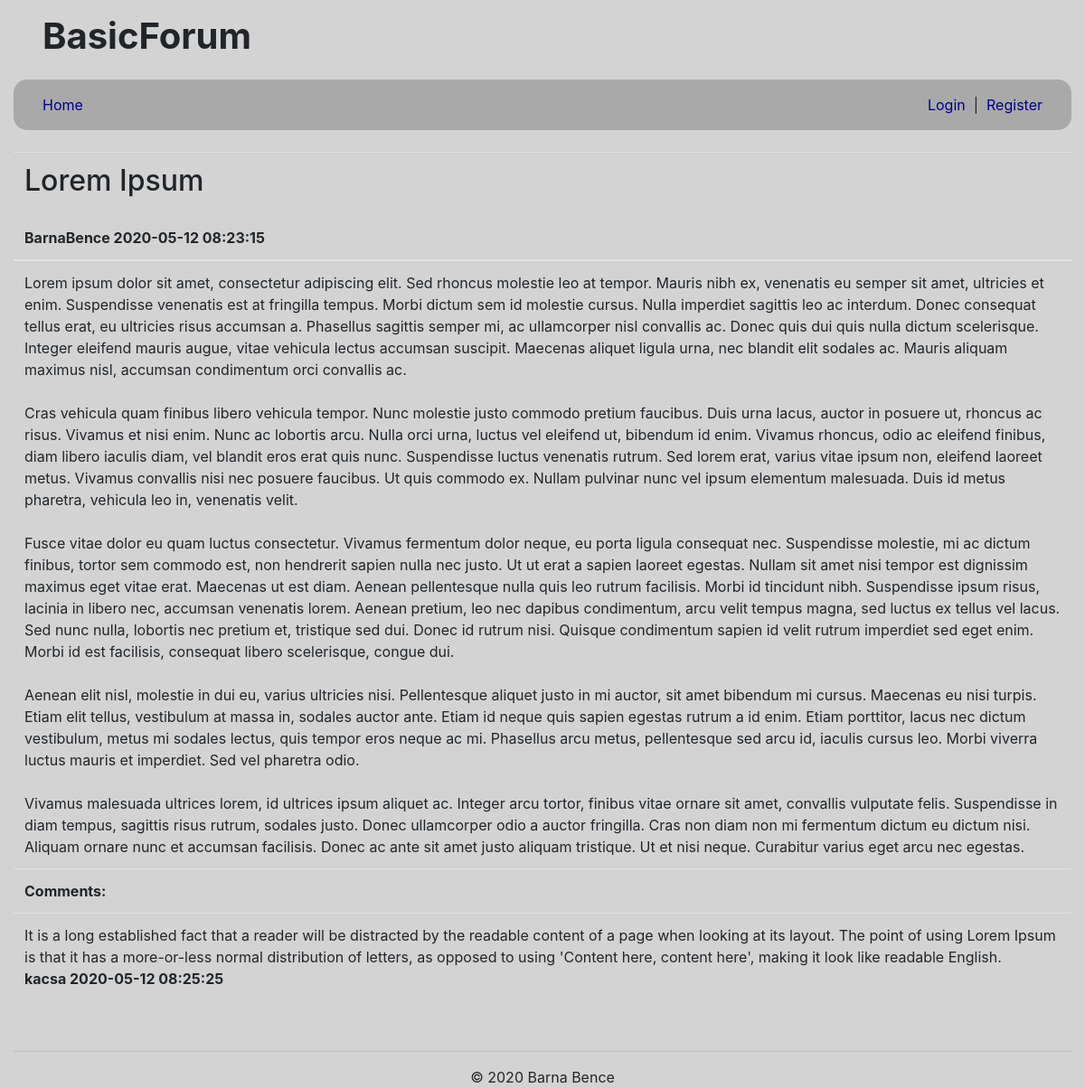
The app's page /index.php?P=open_thread&o=6 with its own data.
### tables this page shows
CREATE TABLE IF NOT EXISTS `threads` (
  `id` int(11) NOT NULL AUTO_INCREMENT,
  `title` varchar(64) NOT NULL,
  `ftext` mediumtext NOT NULL,
  `author` mediumtext NOT NULL,
  `created` datetime NOT NULL,
  PRIMARY KEY (`id`)
);

CREATE TABLE IF NOT EXISTS `comments` (
  `id` int(11) NOT NULL AUTO_INCREMENT,
  `ctext` mediumtext NOT NULL,
  `author` varchar(64) NOT NULL,
  `comcreated` datetime NOT NULL,
  `threadid` int(11) NOT NULL,
  PRIMARY KEY (`id`)
);

### protected/database.php (called while the page is built, shortened)
<?php
	function getConnection() {
		$connection = new PDO(DB_TYPE.':host='.DB_HOST.';dbname='.DB_NAME.';',DB_USER, DB_PASS);
		$connection->exec("SET NAMES '".DB_CHARSET."'");
		return $connection;
	}
	function getRecord($queryString, $queryParams = []) {
		$connection = getConnection();
		$statement = $connection->prepare($queryString);
		$success = $statement->execute($queryParams);
		$result = $success ? $statement->fetch(PDO::FETCH_ASSOC) : [];
		return $result;
	}
	function getList($queryString, $queryParams = []) {
		$connection = getConnection();
		$statement = $connection->prepare($queryString);
		$success = $statement->execute($queryParams);
		$result = $success ? $statement->fetchAll(PDO::FETCH_ASSOC) : [];
		return $result;
	}
?>

### protected/thread/open.php (the view, shortened to what this page needs)
<?php
	if(array_key_exists('o', $_GET) && !empty($_GET['o'])) {
		$query = "SELECT id, title, ftext, author, created FROM threads WHERE id = :id";
		$params = [':id' => $_GET['o']];
		$openthread = getRecord($query, $params);
	}
	if(array_key_exists('o', $_GET) && !empty($_GET['o'])) {
		$query = "SELECT id, ctext, author, comcreated FROM comments WHERE threadid = :id";
		$params = [':id' => $_GET['o']];
		$comments = getList($query, $params);
	}
	else {
		echo "Hiba!";
	}
?>
<?php if(!isset($_SESSION['permission'])) : ?>
	<table class = "table">
		<thead>
			<tr>
				<th scope="col"><?php echo "<h2>".$openthread['title']."</h2><br>" ?><?php echo $openthread['author'] ?> <?php echo $openthread['created'] ?></th>
			</tr>
		</thead>
		<tbody>
			<tr>
				<td><?php echo nl2br($openthread['ftext']) ?></td>
			</tr>
			<tr>
				<td><b>Comments:</b></td>
			</tr>
			<?php if(count($comments) > 0) : ?>
				<?php foreach ($comments as $c) : ?>
					<tr>
						<td><?=$c['ctext'] ?><?php echo "<br>"; ?><b><?=$c['author'] ?><?php echo " "; ?><?=$c['comcreated'] ?></b></td>
					</tr>
				<?php endforeach;?>
			<?php endif; ?>
		</tbody>
	</table>
<?php endif; ?>

### public/style.css (style rules this page uses)
body { background-color: lightgray; }

### records on screen
threads: title "Lorem Ipsum", author "BarnaBence", created "2020-05-12 08:23:15", ftext "Lorem ipsum dolor sit amet, consectetur adipiscing elit. Sed rhoncus molestie leo at tempor. Mauris nibh ex, venenatis eu semper sit amet, ultricies et enim. Suspendisse venenatis est at fringilla tempus. Morbi dictum sem id molestie cursus. Nulla imperdiet sagittis leo ac interdum. Donec consequat tellus erat, eu ultricies risus accumsan a. Phasellus sagittis semper mi, ac ullamcorper nisl convallis ac. Donec quis dui quis nulla dictum scelerisque. Integer eleifend mauris augue, vitae vehicula lectus accumsan suscipit. Maecenas aliquet ligula urna, nec blandit elit sodales ac. Mauris aliquam maximus nisl, accumsan condimentum orci convallis ac. Cras vehicula quam finibus libero vehicula…"
comments: ctext "It is a long established fact that a reader will be distracted by the readable content of a page when looking at its layout. The point of using Lorem Ipsum is that it has a more-or-less normal distribution of letters, as opposed to using 'Content here, content here', making it look like readable English.", author "kacsa", comcreated "2020-05-12 08:25:25"
